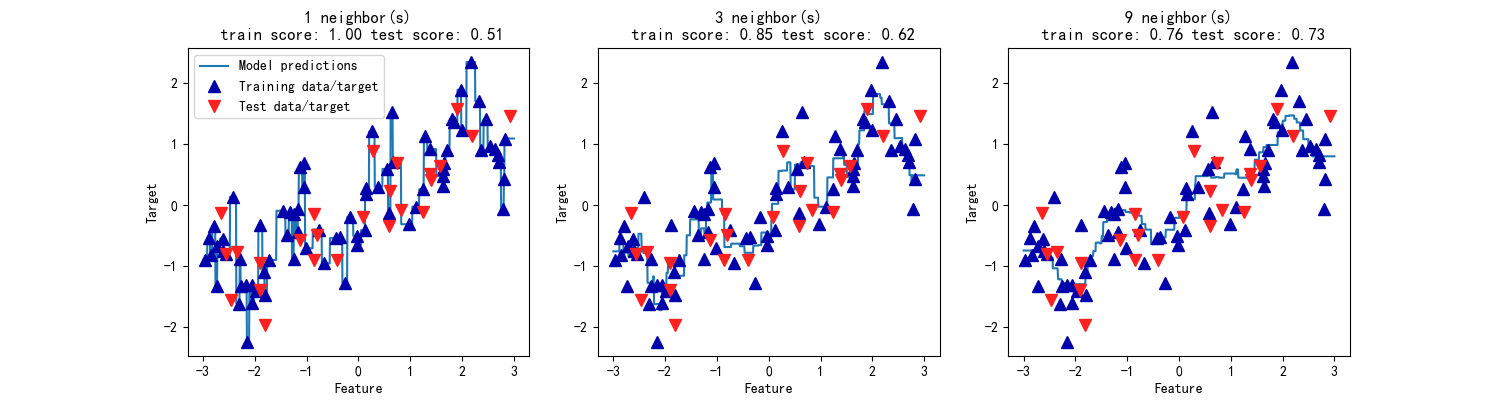

Source code (Python):
from mglearn.datasets import make_wave
from sklearn.model_selection import train_test_split
from sklearn.neighbors import KNeighborsRegressor

from myImport import *

if __name__ == '__main__':
    #加载数据
    X, y = make_wave()
    #划分数据集
    X_train, X_test, y_train, y_test = train_test_split(X, y)

    # 分析KNeighborsRegressor
    fig, axes = plt.subplots(1, 3, figsize=(15, 4))
    # 创建1000个数据点，在-3和3之间均匀分布
    line = np.linspace(-3, 3, 1000).reshape(-1, 1)
    for n_neighbors, ax in zip([1, 3, 9], axes):
        # 利用1个、3个或9个邻居分别进行预测
        reg = KNeighborsRegressor(n_neighbors=n_neighbors)
        reg.fit(X_train, y_train)
        ax.plot(line, reg.predict(line))
        ax.plot(X_train, y_train, '^', c=mglearn.cm2(0), markersize=8)
        ax.plot(X_test, y_test, 'v', c=mglearn.cm2(1), markersize=8)
        ax.set_title(
            "{} neighbor(s)\n train score: {:.2f} test score: {:.2f}".format(n_neighbors, reg.score(X_train, y_train),reg.score(X_test, y_test)))
        ax.set_xlabel("Feature")
        ax.set_ylabel("Target")
    axes[0].legend(["Model predictions", "Training data/target","Test data/target"], loc="best")
    plt.savefig("分析KNeighborsRegressor.png")
    plt.show()